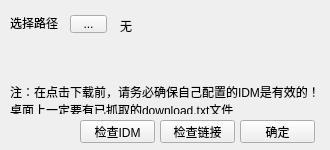
<?xml version="1.0" encoding="UTF-8"?>
<ui version="4.0">
 <class>batchDownloadForm</class>
 <widget class="QWidget" name="batchDownloadForm">
  <property name="geometry">
   <rect>
    <x>0</x>
    <y>0</y>
    <width>330</width>
    <height>150</height>
   </rect>
  </property>
  <property name="minimumSize">
   <size>
    <width>330</width>
    <height>140</height>
   </size>
  </property>
  <property name="maximumSize">
   <size>
    <width>330</width>
    <height>150</height>
   </size>
  </property>
  <property name="windowTitle">
   <string>批量下载</string>
  </property>
  <widget class="QLabel" name="label">
   <property name="geometry">
    <rect>
     <x>10</x>
     <y>15</y>
     <width>51</width>
     <height>16</height>
    </rect>
   </property>
   <property name="text">
    <string>选择路径</string>
   </property>
  </widget>
  <widget class="QToolButton" name="btnChooseDir">
   <property name="geometry">
    <rect>
     <x>70</x>
     <y>15</y>
     <width>37</width>
     <height>18</height>
    </rect>
   </property>
   <property name="text">
    <string>...</string>
   </property>
  </widget>
  <widget class="QLabel" name="lblDir">
   <property name="geometry">
    <rect>
     <x>120</x>
     <y>17</y>
     <width>191</width>
     <height>55</height>
    </rect>
   </property>
   <property name="text">
    <string>无</string>
   </property>
   <property name="alignment">
    <set>Qt::AlignLeading|Qt::AlignLeft|Qt::AlignTop</set>
   </property>
   <property name="wordWrap">
    <bool>true</bool>
   </property>
  </widget>
  <widget class="QLabel" name="label_3">
   <property name="geometry">
    <rect>
     <x>10</x>
     <y>83</y>
     <width>311</width>
     <height>31</height>
    </rect>
   </property>
   <property name="text">
    <string>注：在点击下载前，请务必确保自己配置的IDM是有效的！
桌面上一定要有已抓取的download.txt文件</string>
   </property>
   <property name="alignment">
    <set>Qt::AlignLeading|Qt::AlignLeft|Qt::AlignTop</set>
   </property>
  </widget>
  <widget class="QPushButton" name="btnOK">
   <property name="geometry">
    <rect>
     <x>240</x>
     <y>120</y>
     <width>75</width>
     <height>23</height>
    </rect>
   </property>
   <property name="text">
    <string>确定</string>
   </property>
  </widget>
  <widget class="QPushButton" name="btnCheckIDM">
   <property name="geometry">
    <rect>
     <x>80</x>
     <y>120</y>
     <width>75</width>
     <height>23</height>
    </rect>
   </property>
   <property name="text">
    <string>检查IDM</string>
   </property>
  </widget>
  <widget class="QPushButton" name="btnCheckLinks">
   <property name="geometry">
    <rect>
     <x>160</x>
     <y>120</y>
     <width>75</width>
     <height>23</height>
    </rect>
   </property>
   <property name="text">
    <string>检查链接</string>
   </property>
  </widget>
 </widget>
 <resources/>
 <connections/>
</ui>
